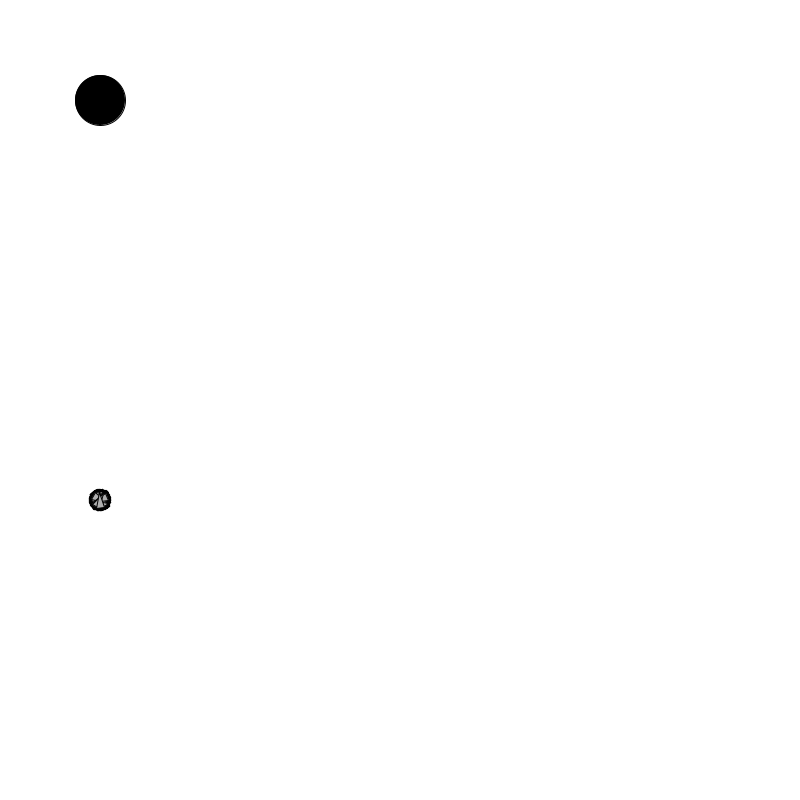
Frame 1 (no input)
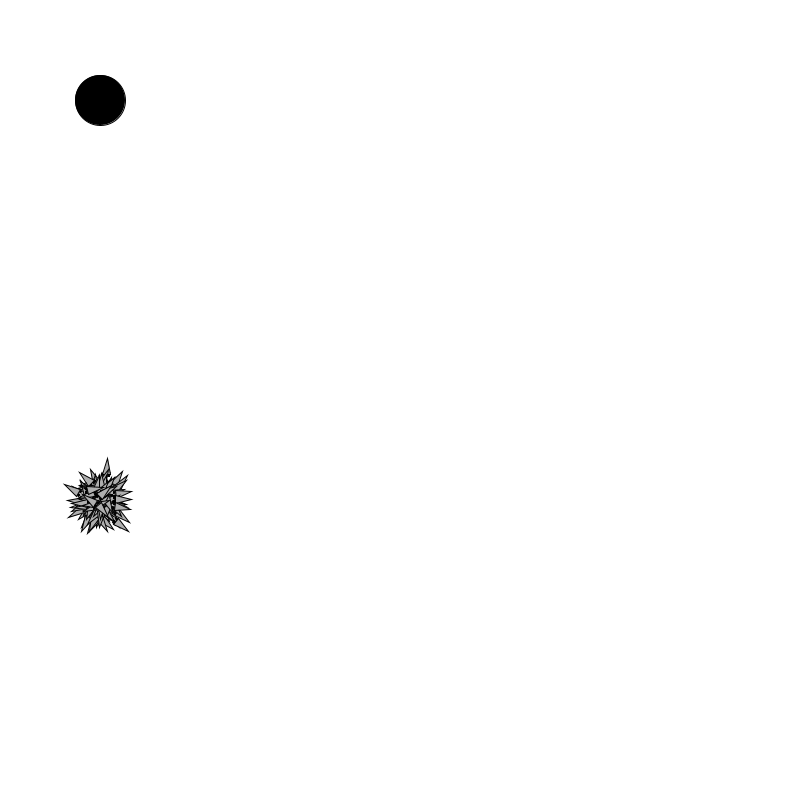
Frame 60 (the mouse pressed at the canvas centre just before this capture)
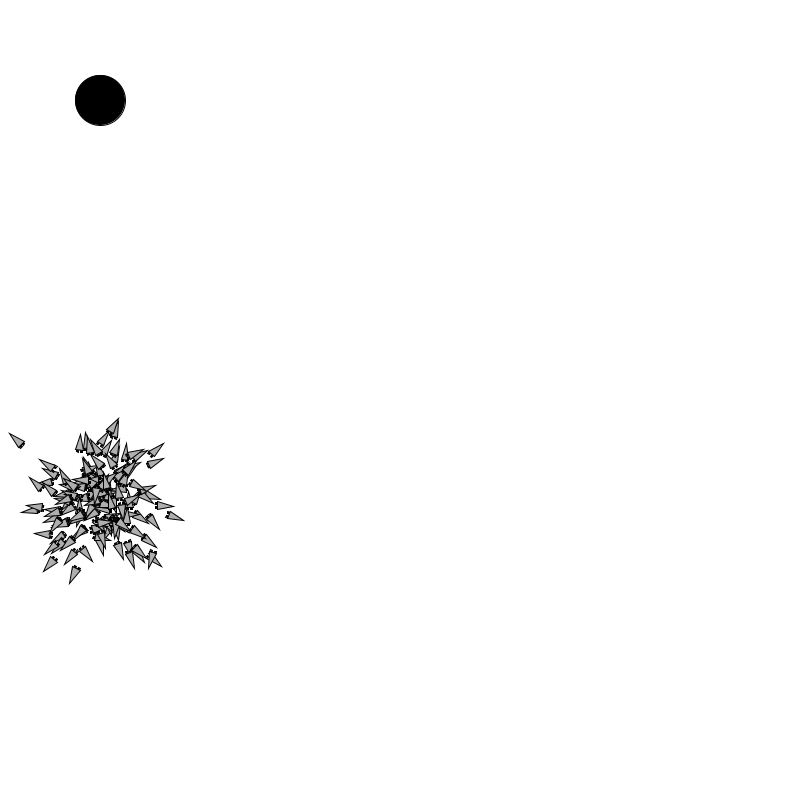
Frame 120 (the mouse held since frame 60 and released just before this capture)

The Processing sketch that drew these frames (run headless with seeded random() and noise(); from frame 60 on, the mouse is pressed at the canvas centre):

// Processing sketch: smart_rockets
// ── smart_rockets.pde
int lifetime;
Population population;
int lifeCounter;
float mutationRate;

void setup() {
	size(800, 800);
	lifeCounter = 0;
	lifetime = 500;
	mutationRate = 0.01;
	population = new Population(mutationRate, 150);
}

void draw() {
	background(255);
	fill(0);
	ellipse(100, 100, 50, 50);
	if(lifeCounter < lifetime) {
		population.live();
		lifeCounter++;
	}
	else {
		lifeCounter = 0;
		population.fitness();
		population.selection();
		population.reproduction();
	}
}

void keyPressed() {
	// rocket.applyForce(new PVector(5, 0));
}
// ── DNA.pde
class DNA {
	PVector[] genes;
	float maxforce = 0.1;

	DNA() {
		genes = new PVector[lifetime];
		for(int i = 0; i < genes.length; i++) {
			genes[i] = PVector.random2D();
			genes[i].mult(random(0, maxforce));
		}
	}
}
// ── Obstacle.pde
class Obstacle {
	PVector location;
	float w, h;

	boolean contains(PVector v) {
		if (v.x > location.x && v.x < location.x + w && v.y > location.y && v.y < location.y + h) {
    	return true;
    }
    else {
      return false;
    }
	}
}
// ── Population.pde
class Population {

	float mutationRate;
	Rocket[] population;
	ArrayList<Rocket> matingPool = new ArrayList<Rocket>();
	int generations;

	Population(float mutationR, int size) {
		population = new Rocket[size];
		mutationRate = mutationR;
		for(int i = 0; i < size; i++) {
			population[i] = new Rocket(new PVector(100, 500));
		}
	}

	void fitness() {
		for(int i = 0; i < population.length; i++) {
			population[i].fitness();
		}
	}

	void selection() {
		for(int i = 0; i < population.length; i++) {
			int n = int(population[i].fitness * 100);
			if(n == 0) {
				n = 1;
			}
			for(int j = 0; j < n; j++) {
				matingPool.add(population[i]);
			}
		}
	}

	void reproduction() {
		for(int i = 0; i < population.length; i++) {
			int a = int(random(matingPool.size()));
			int b = int(random(matingPool.size()));
			while(a == b) {
				b = int(random(matingPool.size()));
			}

			Rocket partnerA = matingPool.get(a);
			Rocket partnerB = matingPool.get(b);

			Rocket child = partnerA.crossover(partnerB);
			population[i] = child;
		}
	}

	void live() {
		for(int i = 0; i < population.length; i++) {
			population[i].run();
		}
	}

}
// ── Rocket.pde
class Rocket {

  PVector position;
  PVector velocity;
  PVector acceleration;
  PVector target = new PVector(100, 100);

  DNA dna = new DNA();

  float size;
  public float fitness;
  int geneCounter = 0;

  void run() {
    applyForce(dna.genes[geneCounter]);
    geneCounter++;
    update();
    display();
  }

  Rocket(PVector location) {
    acceleration = new PVector();
    velocity = new PVector();
    position = location.get();
    size = 4;
  }

  void applyForce(PVector f) {
    acceleration.add(f);
  }

  void update() {
    velocity.add(acceleration);
    position.add(velocity);
    acceleration.mult(0);
  }

  void display() {
    float theta = velocity.heading2D() + PI/2;
    fill(200, 100);
    stroke(0);
    pushMatrix();
    translate(position.x, position.y);
    rotate(theta);

    // Thrusters
    rectMode(CENTER);
    fill(0);
    rect(-size/2, size*2, size/2, size);
    rect(size/2, size*2, size/2, size);

    // Fuselage
    fill(175);
    beginShape(TRIANGLES);
    vertex(0, -size*2);
    vertex(-size, size*2);
    vertex(size, size*2);
    endShape();

    popMatrix();
  }

  void fitness() {
    float d = PVector.dist(position, target);
    fitness = 1/d;
  }

  Rocket crossover(Rocket partner) {
    Rocket child = new Rocket(new PVector(100, 500));
    int midpoint = int(random(dna.genes.length));
    for(int i = 0; i < dna.genes.length; i++) {
      if(i > midpoint) {
        child.dna.genes[i] = dna.genes[i];
      }
      else {
        child.dna.genes[i] = partner.dna.genes[i];
      }
    }
    return child;
  }

}
